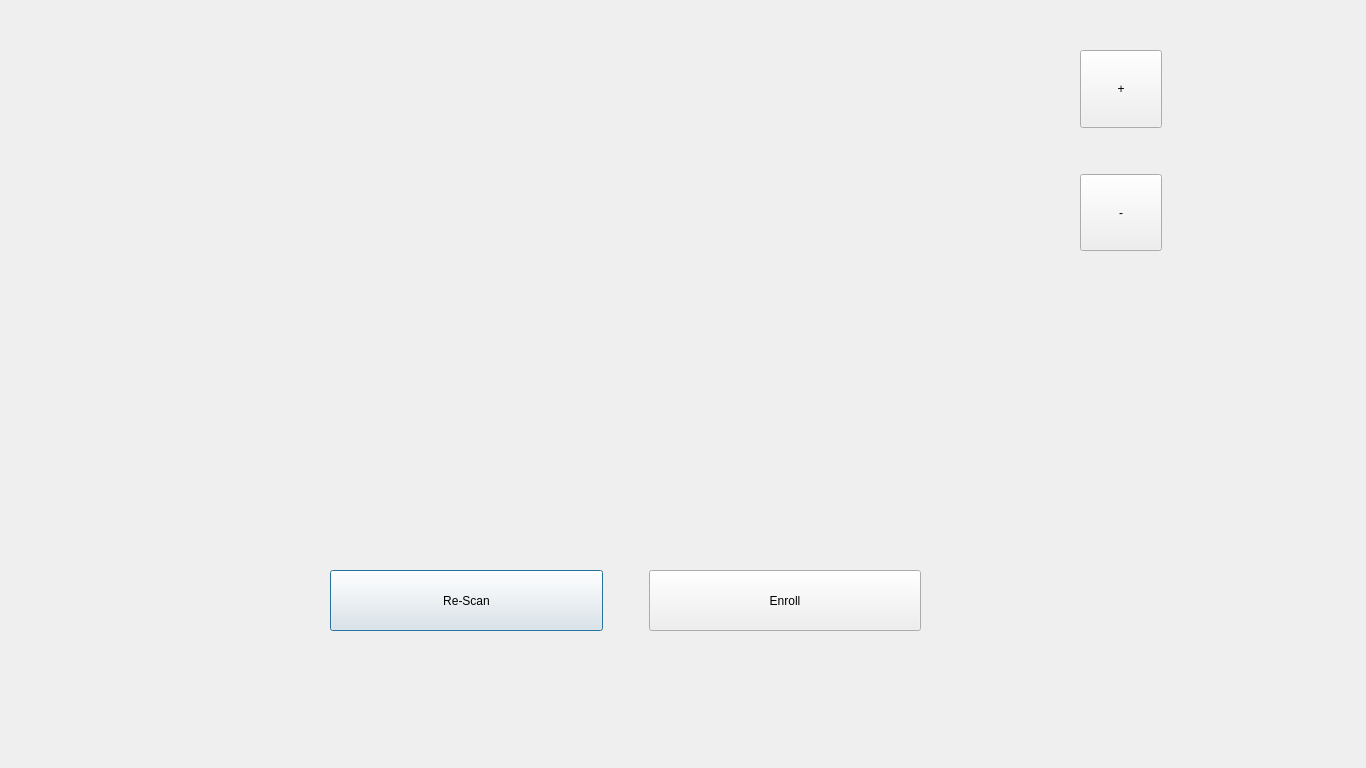
<?xml version="1.0" encoding="UTF-8"?>
<ui version="4.0">
 <class>EditSegmentScreen</class>
 <widget class="QDialog" name="EditSegmentScreen">
  <property name="geometry">
   <rect>
    <x>0</x>
    <y>0</y>
    <width>1366</width>
    <height>768</height>
   </rect>
  </property>
  <property name="windowTitle">
   <string>Dialog</string>
  </property>
  <widget class="QWidget" name="horizontalLayoutWidget">
   <property name="geometry">
    <rect>
     <x>330</x>
     <y>570</y>
     <width>591</width>
     <height>61</height>
    </rect>
   </property>
   <layout class="QHBoxLayout" name="horizontalLayout">
    <item>
     <widget class="QPushButton" name="editSegmentRescanBtn">
      <property name="sizePolicy">
       <sizepolicy hsizetype="Minimum" vsizetype="Minimum">
        <horstretch>0</horstretch>
        <verstretch>0</verstretch>
       </sizepolicy>
      </property>
      <property name="text">
       <string>Re-Scan</string>
      </property>
     </widget>
    </item>
    <item>
     <spacer name="horizontalSpacer">
      <property name="orientation">
       <enum>Qt::Horizontal</enum>
      </property>
      <property name="sizeType">
       <enum>QSizePolicy::Minimum</enum>
      </property>
      <property name="sizeHint" stdset="0">
       <size>
        <width>40</width>
        <height>20</height>
       </size>
      </property>
     </spacer>
    </item>
    <item>
     <widget class="QPushButton" name="editSegmentEnrollBtn">
      <property name="sizePolicy">
       <sizepolicy hsizetype="Minimum" vsizetype="Minimum">
        <horstretch>0</horstretch>
        <verstretch>0</verstretch>
       </sizepolicy>
      </property>
      <property name="text">
       <string>Enroll</string>
      </property>
     </widget>
    </item>
   </layout>
  </widget>
  <widget class="QWidget" name="verticalLayoutWidget">
   <property name="geometry">
    <rect>
     <x>1080</x>
     <y>50</y>
     <width>82</width>
     <height>201</height>
    </rect>
   </property>
   <layout class="QVBoxLayout" name="verticalLayout">
    <item>
     <widget class="QPushButton" name="editSegmentAddLineBtn">
      <property name="sizePolicy">
       <sizepolicy hsizetype="Minimum" vsizetype="Minimum">
        <horstretch>0</horstretch>
        <verstretch>0</verstretch>
       </sizepolicy>
      </property>
      <property name="text">
       <string>+</string>
      </property>
     </widget>
    </item>
    <item>
     <spacer name="verticalSpacer">
      <property name="orientation">
       <enum>Qt::Vertical</enum>
      </property>
      <property name="sizeType">
       <enum>QSizePolicy::Minimum</enum>
      </property>
      <property name="sizeHint" stdset="0">
       <size>
        <width>20</width>
        <height>40</height>
       </size>
      </property>
     </spacer>
    </item>
    <item>
     <widget class="QPushButton" name="editSegmentRemoveLine">
      <property name="sizePolicy">
       <sizepolicy hsizetype="Minimum" vsizetype="Minimum">
        <horstretch>0</horstretch>
        <verstretch>0</verstretch>
       </sizepolicy>
      </property>
      <property name="text">
       <string>-</string>
      </property>
     </widget>
    </item>
   </layout>
  </widget>
  <widget class="QWidget" name="verticalLayoutWidget_2">
   <property name="geometry">
    <rect>
     <x>320</x>
     <y>50</y>
     <width>681</width>
     <height>401</height>
    </rect>
   </property>
   <layout class="QVBoxLayout" name="verticalLayout_2">
    <item>
     <widget class="QLableMouseEvent" name="editImageLable">
      <property name="sizePolicy">
       <sizepolicy hsizetype="Preferred" vsizetype="Preferred">
        <horstretch>3</horstretch>
        <verstretch>0</verstretch>
       </sizepolicy>
      </property>
      <property name="minimumSize">
       <size>
        <width>0</width>
        <height>0</height>
       </size>
      </property>
      <property name="text">
       <string/>
      </property>
     </widget>
    </item>
   </layout>
  </widget>
 </widget>
 <customwidgets>
  <customwidget>
   <class>QLableMouseEvent</class>
   <extends>QLabel</extends>
   <header location="global">qlablemouseevent.h</header>
  </customwidget>
 </customwidgets>
 <resources/>
 <connections/>
</ui>
